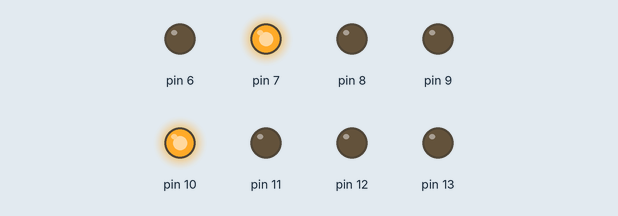
Simulated run of this sketch. Board: Arduino Uno, built with avr-gcc and run on an emulated ATmega328P. Shown: output pins drawn as LEDs (lit = HIGH).

Above: at 0.1 s.
At 4.1 s:
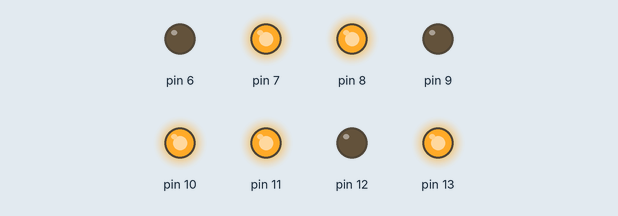
At 8.1 s:
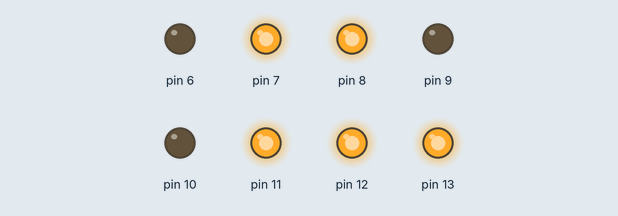
At 16.1 s:
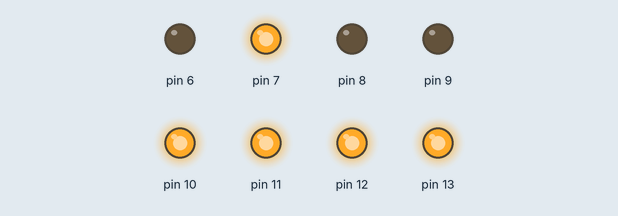
At 26.1 s:
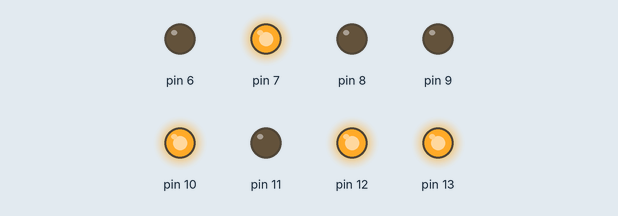
At 38.1 s:
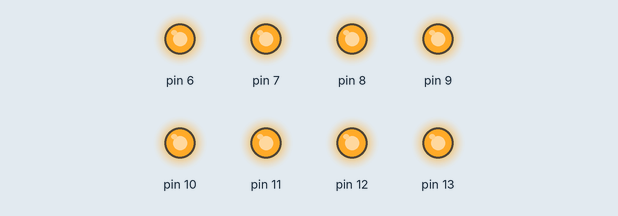
Timing chart, 0 to 39.6 s (numbered marks = the images above):
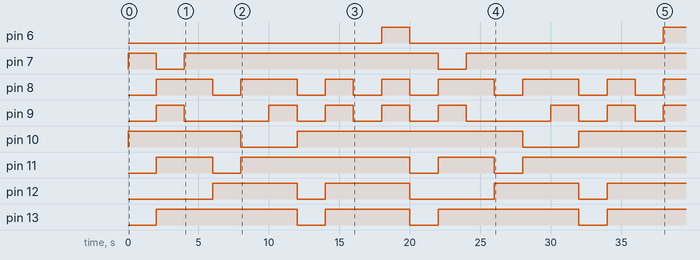

The sketch:

display_de_sete_segmentos.ino
```cpp
void setup() {
  // put your setup code here, to run once:
  pinMode(13,OUTPUT);
  pinMode(12,OUTPUT);
  pinMode(11,OUTPUT);
  pinMode(10,OUTPUT);
  pinMode(9,OUTPUT);
  pinMode(8,OUTPUT);
  pinMode(7,OUTPUT);
  pinMode(6,OUTPUT);
}

void loop() {
  // put your main code here, to run repeatedly:
  //Numero 1
  digitalWrite(10,HIGH);
  digitalWrite(7,HIGH);
  delay(2000);

  //Numero 2
  digitalWrite(7,LOW);
  digitalWrite(9, HIGH);
  digitalWrite(13,HIGH);
  digitalWrite(11,HIGH);
  digitalWrite(8, HIGH);
  delay(2000);

  //Numero 3
  digitalWrite(9,LOW);
  digitalWrite(7,HIGH);
  delay(2000);

  //Numero 4
  digitalWrite(8, LOW);
  digitalWrite(11,LOW);
  digitalWrite(12, HIGH);
  delay(2000);

  //numero 5
  digitalWrite(10,LOW);
  digitalWrite(11,HIGH);
  digitalWrite(8,HIGH);
  delay(2000);

  //numero 6
  digitalWrite(9,HIGH);
  delay(2000);

  //numero 7
  digitalWrite(13,LOW);
  digitalWrite(12,LOW);
  digitalWrite(9,LOW);
  digitalWrite(8,LOW);
  digitalWrite(10,HIGH);
  delay(2000);

  //numero 8
  digitalWrite(13,HIGH);
  digitalWrite(12,HIGH);
  digitalWrite(9,HIGH);
  digitalWrite(8,HIGH);
  delay(2000);

  //numero 9
  digitalWrite(9,LOW);
  digitalWrite(8,LOW);
  delay(2000);

  //acende tudo
  digitalWrite(9,HIGH);
  digitalWrite(8,HIGH);
  digitalWrite(6,HIGH);
  delay(2000);

  //apaga tudo
  digitalWrite(13,LOW);
  digitalWrite(12,LOW);
  digitalWrite(11,LOW);
  digitalWrite(10,LOW);
  digitalWrite(9,LOW);
  digitalWrite(8,LOW);
  digitalWrite(7,LOW);
  digitalWrite(6,LOW);
  }
```

Measured:
- by itself, pin 6: LOW → HIGH at 18.0 s, → LOW 2.0 s later, → HIGH 18.0 s later
- by itself, pin 7: goes HIGH 2.0 s, LOW 2.0 s, HIGH 18.0 s, LOW 2.0 s, then HIGH
- by itself, pin 8: LOW → HIGH at 2.0 s, → LOW 4.0 s later, → HIGH 2.0 s later, → LOW 4.0 s later, … (15 changes in this stretch)
- by itself, pin 9: LOW → HIGH at 2.0 s, → LOW 2.0 s later, → HIGH 6.0 s later, → LOW 2.0 s later, … (15 changes in this stretch)
- by itself, pin 10: goes HIGH 8.0 s, LOW 4.0 s, HIGH 16.0 s, LOW 4.0 s, then HIGH
- by itself, pin 11: goes HIGH 4.0 s, LOW 2.0 s, HIGH 12.0 s, LOW 2.0 s, HIGH 4.0 s, LOW 2.0 s, then HIGH
- by itself, pin 12: goes HIGH 6.0 s, LOW 2.0 s, HIGH 6.0 s, LOW 6.0 s, HIGH 6.0 s, LOW 2.0 s, then HIGH
- by itself, pin 13: goes HIGH 10.0 s, LOW 2.0 s, HIGH 6.0 s, LOW 2.0 s, HIGH 10.0 s, LOW 2.0 s, then HIGH
